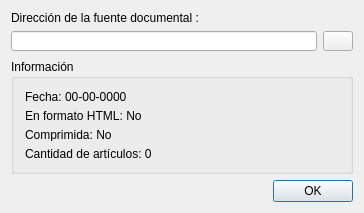
<?xml version="1.0" encoding="UTF-8"?>
<ui version="4.0">
 <class>MainWindow</class>
 <widget class="QMainWindow" name="MainWindow">
  <property name="geometry">
   <rect>
    <x>0</x>
    <y>0</y>
    <width>364</width>
    <height>207</height>
   </rect>
  </property>
  <property name="sizePolicy">
   <sizepolicy hsizetype="Fixed" vsizetype="Fixed">
    <horstretch>0</horstretch>
    <verstretch>0</verstretch>
   </sizepolicy>
  </property>
  <property name="windowTitle">
   <string>WikiDbAnalizer</string>
  </property>
  <widget class="QWidget" name="centralWidget">
   <layout class="QVBoxLayout" name="verticalLayout_2">
    <item>
     <widget class="QLabel" name="label">
      <property name="maximumSize">
       <size>
        <width>16777215</width>
        <height>16</height>
       </size>
      </property>
      <property name="text">
       <string>Dirección de la fuente documental :</string>
      </property>
     </widget>
    </item>
    <item>
     <layout class="QHBoxLayout" name="horizontalLayout">
      <property name="sizeConstraint">
       <enum>QLayout::SetMaximumSize</enum>
      </property>
      <item>
       <widget class="QLineEdit" name="lineEditSource">
        <property name="maximumSize">
         <size>
          <width>16777215</width>
          <height>20</height>
         </size>
        </property>
       </widget>
      </item>
      <item>
       <widget class="QPushButton" name="pushButtonSource">
        <property name="maximumSize">
         <size>
          <width>30</width>
          <height>20</height>
         </size>
        </property>
        <property name="toolTip">
         <string>&lt;!DOCTYPE HTML PUBLIC &quot;-//W3C//DTD HTML 4.0//EN&quot; &quot;http://www.w3.org/TR/REC-html40/strict.dtd&quot;&gt;
&lt;html&gt;&lt;head&gt;&lt;meta name=&quot;qrichtext&quot; content=&quot;1&quot; /&gt;&lt;style type=&quot;text/css&quot;&gt;
p, li { white-space: pre-wrap; }
&lt;/style&gt;&lt;/head&gt;&lt;body style=&quot; font-family:'MS Shell Dlg 2'; font-size:8.25pt; font-weight:400; font-style:normal;&quot;&gt;
&lt;p style=&quot; margin-top:0px; margin-bottom:0px; margin-left:0px; margin-right:0px; -qt-block-indent:0; text-indent:0px;&quot;&gt;&lt;span style=&quot; font-size:8pt; font-weight:600;&quot;&gt;Dirección de la fuente documental.&lt;/span&gt;&lt;/p&gt;&lt;/body&gt;&lt;/html&gt;</string>
        </property>
        <property name="text">
         <string/>
        </property>
        <property name="icon">
         <iconset resource="recursos.qrc">
          <normaloff>:/img/import.png</normaloff>:/img/import.png</iconset>
        </property>
       </widget>
      </item>
     </layout>
    </item>
    <item>
     <spacer name="verticalSpacer">
      <property name="orientation">
       <enum>Qt::Vertical</enum>
      </property>
      <property name="sizeType">
       <enum>QSizePolicy::Fixed</enum>
      </property>
      <property name="sizeHint" stdset="0">
       <size>
        <width>20</width>
        <height>2</height>
       </size>
      </property>
     </spacer>
    </item>
    <item>
     <widget class="QGroupBox" name="groupBox">
      <property name="sizePolicy">
       <sizepolicy hsizetype="Expanding" vsizetype="Expanding">
        <horstretch>0</horstretch>
        <verstretch>0</verstretch>
       </sizepolicy>
      </property>
      <property name="title">
       <string>Información</string>
      </property>
      <layout class="QVBoxLayout" name="verticalLayout">
       <item>
        <widget class="QLabel" name="lbfecha">
         <property name="sizePolicy">
          <sizepolicy hsizetype="Preferred" vsizetype="Fixed">
           <horstretch>0</horstretch>
           <verstretch>0</verstretch>
          </sizepolicy>
         </property>
         <property name="maximumSize">
          <size>
           <width>16777215</width>
           <height>13</height>
          </size>
         </property>
         <property name="text">
          <string>Fecha: 00-00-0000</string>
         </property>
        </widget>
       </item>
       <item>
        <widget class="QLabel" name="lbhtml">
         <property name="sizePolicy">
          <sizepolicy hsizetype="Preferred" vsizetype="Fixed">
           <horstretch>0</horstretch>
           <verstretch>0</verstretch>
          </sizepolicy>
         </property>
         <property name="maximumSize">
          <size>
           <width>16777215</width>
           <height>13</height>
          </size>
         </property>
         <property name="text">
          <string>En formato HTML: No</string>
         </property>
        </widget>
       </item>
       <item>
        <widget class="QLabel" name="lbcomp">
         <property name="maximumSize">
          <size>
           <width>16777215</width>
           <height>13</height>
          </size>
         </property>
         <property name="text">
          <string>Comprimida: No</string>
         </property>
        </widget>
       </item>
       <item>
        <widget class="QLabel" name="lbcant">
         <property name="maximumSize">
          <size>
           <width>16777215</width>
           <height>13</height>
          </size>
         </property>
         <property name="text">
          <string>Cantidad de artículos: 0</string>
         </property>
        </widget>
       </item>
      </layout>
     </widget>
    </item>
    <item>
     <widget class="QDialogButtonBox" name="buttonBox">
      <property name="standardButtons">
       <set>QDialogButtonBox::Ok</set>
      </property>
     </widget>
    </item>
   </layout>
  </widget>
 </widget>
 <layoutdefault spacing="6" margin="11"/>
 <resources>
  <include location="recursos.qrc"/>
 </resources>
 <connections/>
</ui>
